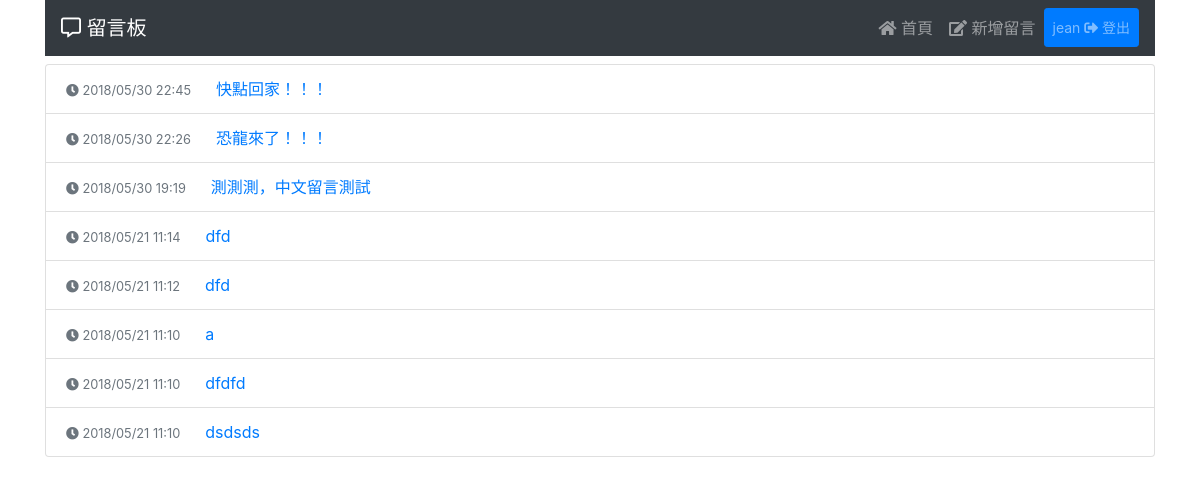
Screenshot of /message/ (signed in) with the database file from the repository.
### web/models.py (models this page shows, shortened)
class Message(models.Model):
        user = models.CharField(max_length=50, verbose_name='姓名')
        subject = models.CharField(max_length=200, verbose_name='主旨')
        content = models.TextField(verbose_name='內容')
        publication_date = models.DateTimeField(auto_now_add=True)

### web/views.py (the view)
# urls.py: path('', views.MessageListView.as_view()),
class MessageListView(generic.ListView):
    model = Message
    ordering = ['-id']

### templates/web/message_list.html (shortened to what this page needs)
{% extends "base.html" %}
{% block content %}
<ul class="list-group mt-2">
  {% for message in message_list %}
  <li class="list-group-item list-group-item-action">
    <small class="text-muted"><i class="fas fa-clock"></i> {{message.publication_date|date:"Y/m/d H:i"}}</small>
    <a href="{{message.id}}">{{ message.subject }}</a>
  </li>
  {% endfor %}
</ul>
{% endblock %}

### templates/navbar.html (shortened to what this page needs)
<nav class="navbar navbar-expand-sm navbar-dark bg-dark mb-2">
  <div class="navbar-brand"><i class="far fa-comment-alt"></i> 留言板</div>
  <div class="collapse navbar-collapse" id="navbarNav">
    <ul class="navbar-nav ml-auto">
      <li class="nav-item"><a href="/" class="nav-link"><i class="fas fa-home"></i> 首頁</a></li>
      <li class="nav-item"><a href="/message/create" class="nav-link"><i class="fas fa-edit"></i> 新增留言</a></li>
      {% if user.is_authenticated %}
      <li class="nav-item"><a href="/accounts/logout" class="nav-link btn btn-sm btn-primary">{{ user.username }} <i class="fas fa-sign-out-alt"></i> 登出</a></li>
      {% else %}
      <li class="nav-item"><a href="{% url 'login' %}" class="nav-link btn btn-sm btn-primary"><i class="fas fa-sign-in-alt"></i> 登入</a></li>
      {% endif %}
    </ul>
  </div>
</nav>

### rows the page displays
Message: publication_date "2018/05/30 22:45", subject "快點回家！！！"
Message: publication_date "2018/05/30 22:26", subject "恐龍來了！！！"
Message: publication_date "2018/05/30 19:19", subject "測測測，中文留言測試"
Message: publication_date "2018/05/21 11:14", subject "dfd"
Message: publication_date "2018/05/21 11:12", subject "dfd"
Message: publication_date "2018/05/21 11:10", subject "a"
Message: publication_date "2018/05/21 11:10", subject "dfdfd"
Message: publication_date "2018/05/21 11:10", subject "dsdsds"

### other values shown
{{ user.username }} "jean"
